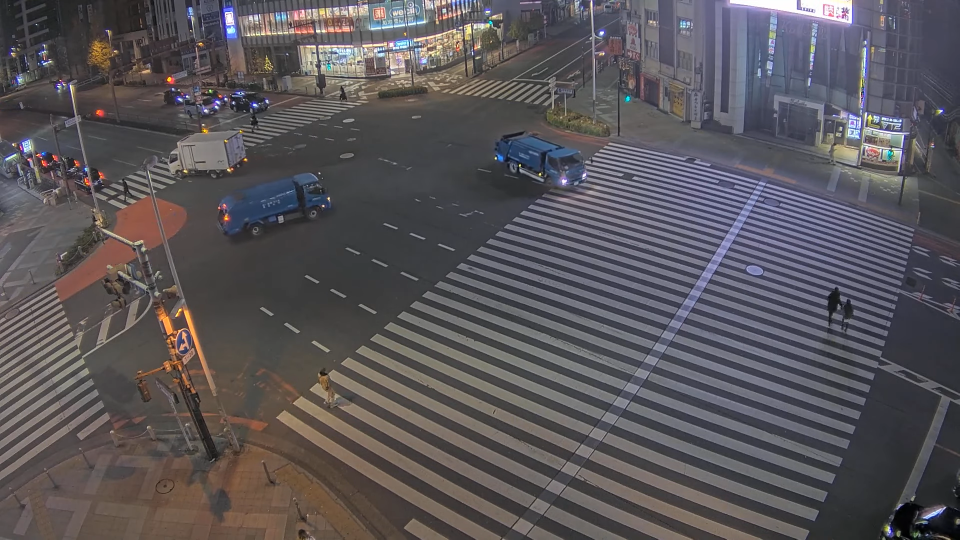
#> input picture geometry/tokyo.png, 1919 x 1079 px (shown at 1/2 size)
$ python warp3.py
#> lines starting #> are read from the running program, lines starting #| are printed output that depends on the picture; after the words box and inside, x2 and y2 are one past the last pixel; in counts of white or black regions, pixels touching at a corner belong together
#> the answer given: y
"""
Module for selecting points for homography computation.

Allows the user to interactively select 4 points on an image corresponding to a perfect square in the real world.

These points can then be used to compute a homography matrix for perspective transformations.
"""
#cv2.getPerspectiveTransform(src, dst) --> src and dst are arrays of four points each, where src are the points in the image and dst are the points in the real world (e.g., corners of a square).
#cv2.setMouseCallback(winname, onMouse, userdata=None) --> sets a mouse callback function for the specified window.
#def click_event(event, x, y, flags, param): --> to be passed to onMouse
#cv2.EVENT_LBUTTONDOWN	Left mouse button pressed
#cv2.EVENT_RBUTTONDOWN	Right mouse button pressed
#cv2.EVENT_MBUTTONDOWN	Middle mouse button pressed
#cv2.EVENT_LBUTTONUP	Left mouse button released
#cv2.EVENT_MOUSEMOVE	Mouse pointer moved over the window
#cv2.EVENT_LBUTTONDBLCLK	Left mouse button double-clicked
#cv2.namedWindow("Canvas")
#cv2.imshow("Canvas", img)

import os
import cv2
import numpy as np

# [167 lines left out: functions findCenterPoint, calculateDestinationPoints, selectHomographyPoints, computeHomographyMatrix, runHomography, auto_compute_homography_from_images, not called in this run]


def create_side_by_side(src_img, map_img):
    """Return a combined image with the source on the left and map on the right."""
    h1, w1 = src_img.shape[:2]
    h2, w2 = map_img.shape[:2]
    h = max(h1, h2)
    w = w1 + w2
    canvas = np.zeros((h, w, 3), dtype=np.uint8)
    canvas[:h1, :w1] = src_img
    canvas[:h2, w1:w1 + w2] = map_img
    return canvas, w1, w2


# [17 lines left out: function compute_homography_from_points, not called in this run]


def interactive_projection_test(src_img_path, map_img_path, homography=None, display_scale=1.2, manual_correspondences=False):
    """Show source and map side-by-side; clicking on source projects the point onto the map using the homography.

    If manual_correspondences is True the UI will collect matching point pairs (source then map) and compute a homography
    when you press 'c'. Use right-click to remove the last pair. Once computed the interface switches to projection mode.

    Left click: depends on mode
      - manual collection mode: click source (left), then click corresponding map point (right), repeat
      - projection mode: click source to project to map
    Keys:
      - 'c' compute homography from collected pairs (manual mode only)
      - 'u' undo last pair (manual mode only)
      - Right-click: clear all points (projection mode)
      - 'q' or ESC: quit
    """
#> called with src_img_path = 'geometry/tokyo.png', map_img_path = 'geometry/tokyoMap.png', display_scale = 1.2, manual_correspondences = True
    if not os.path.exists(src_img_path) or not os.path.exists(map_img_path):
        raise FileNotFoundError("Source image or map image not found for test.")

    src_bgr = cv2.imread(src_img_path)
#> src_bgr is the input picture: shape (1079, 1919, 3); mean B, G, R 89.5, 85.7, 89.7
    map_bgr = cv2.imread(map_img_path)
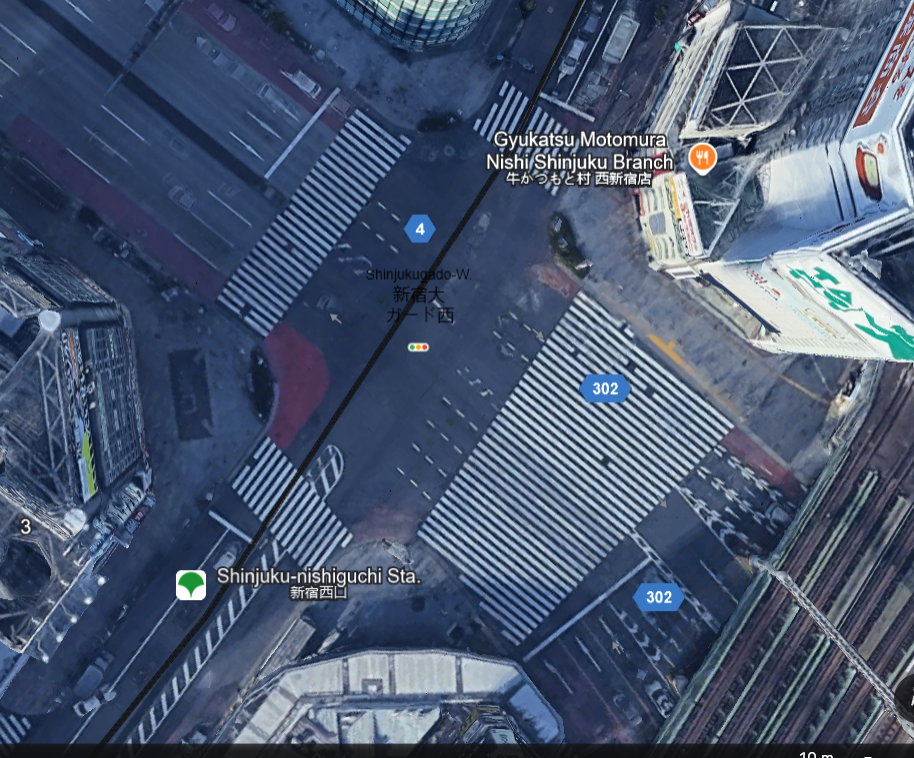
#> input picture geometry/tokyoMap.png, 914 x 758 px
#> map_bgr is the input picture: shape (758, 914, 3); mean B, G, R 112.5, 87.7, 73.5

    # Resize map to a sensible size if very large (but keep aspect ratio)
    max_dim = 1600
    def _resize_if_needed(img):
        h, w = img.shape[:2]
#> h = 1079; w = 1919
        scale = 1.0
        if max(h, w) > max_dim:
            scale = max_dim / max(h, w)
#> scale = 0.834
            img = cv2.resize(img, (int(w*scale), int(h*scale)))
        return img

    src_bgr = _resize_if_needed(src_bgr)
    map_bgr = _resize_if_needed(map_bgr)

    # Apply display scaling (can be >1.0 to make the test visuals larger)
    if display_scale != 1.0:
        src_display = cv2.resize(src_bgr, None, fx=display_scale, fy=display_scale, interpolation=cv2.INTER_LINEAR)
        map_display = cv2.resize(map_bgr, None, fx=display_scale, fy=display_scale, interpolation=cv2.INTER_LINEAR)
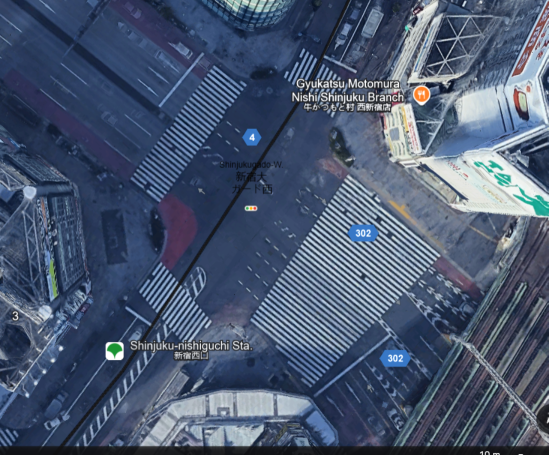
#> map_display: shape (910, 1097, 3) (shown at 1/2 size); mean B, G, R 112.3, 87.6, 73.3
    else:
        src_display = src_bgr
        map_display = map_bgr

    # create combined canvas from the display-sized images
    canvas, x_offset, _ = create_side_by_side(src_display, map_display)
#> in create_side_by_side, `canvas[:h1, :w1] = src_img`:
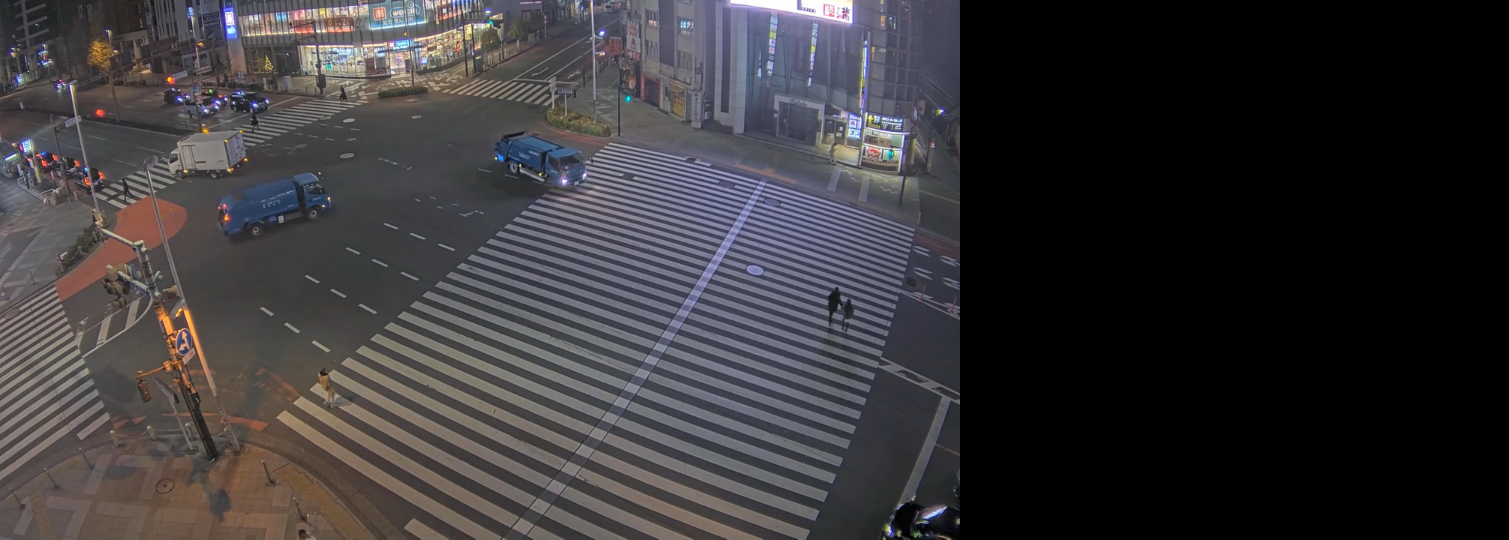
#> canvas: shape (1079, 3017, 3) (shown at 1/2 size); mean of channels 0, 1, 2 56.9, 54.4, 57; drawn as B, G, R
#> in create_side_by_side, `canvas[:h2, w1:w1 + w2] = map_img`:
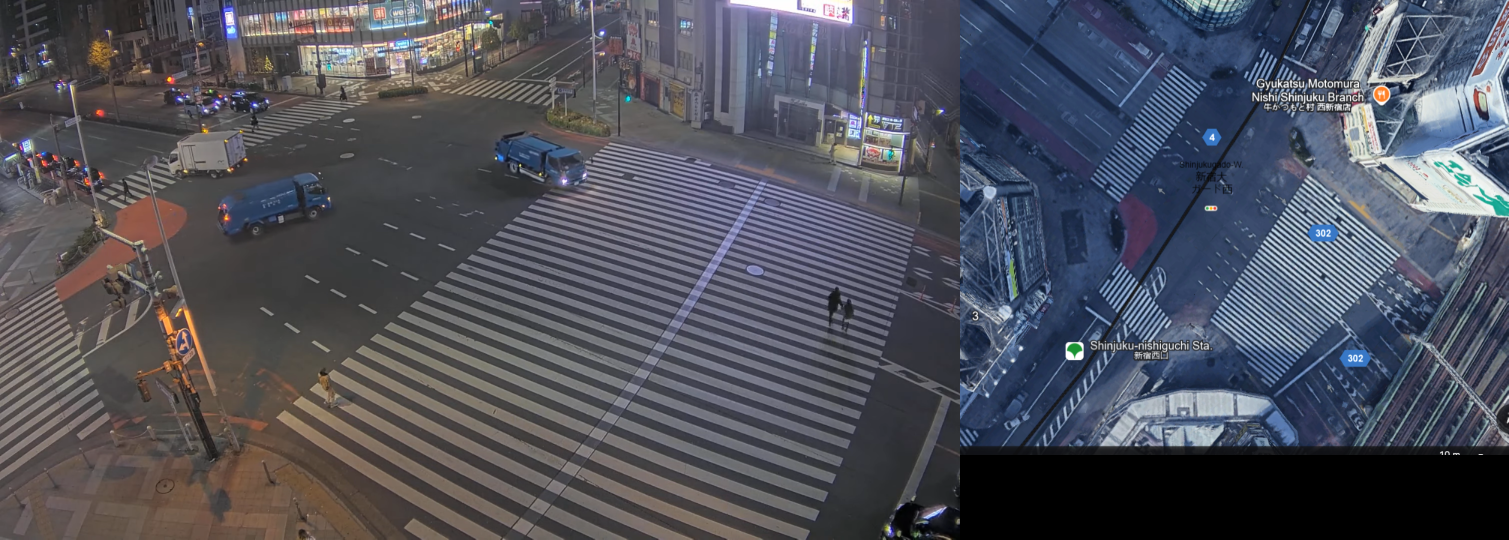
#> canvas: shape (1079, 3017, 3) (shown at 1/2 size); mean of channels 0, 1, 2 91.3, 81.3, 79.5; drawn as B, G, R
#> x_offset = 1920
    canvas_display = canvas.copy()
    src_w_display = x_offset
#> src_w_display = 1920

    # scaling factors to convert between display coordinates and original image coordinates
    src_scale = src_display.shape[1] / src_bgr.shape[1]
#> src_scale = 1.2
    map_scale = map_display.shape[1] / map_bgr.shape[1]
#> map_scale = 1.2

    # state for manual correspondence collection
    collecting = manual_correspondences
    expect = 'src'  # when collecting: expect 'src' then 'map'
    collected_src_orig = []
    collected_map_orig = []
    collected_pairs_display = []  # list of ((sx,sy),(mx_disp,my_disp)) for drawing

    # state for projection mode (points to draw)
    proj_src_display = []
    proj_map_display = []

    def draw(mode_text=None):
        nonlocal canvas_display
        canvas_display = canvas.copy()
        # header instructions
        header = mode_text if mode_text is not None else ("Manual mode: click source then map; 'c' compute; 'u' undo; 'q' quit" if collecting else "Projection mode: click source to project; right-click to clear; 'q' to quit")
        cv2.putText(canvas_display, header, (10, 25), cv2.FONT_HERSHEY_SIMPLEX, 0.6, (0,255,0), 2)
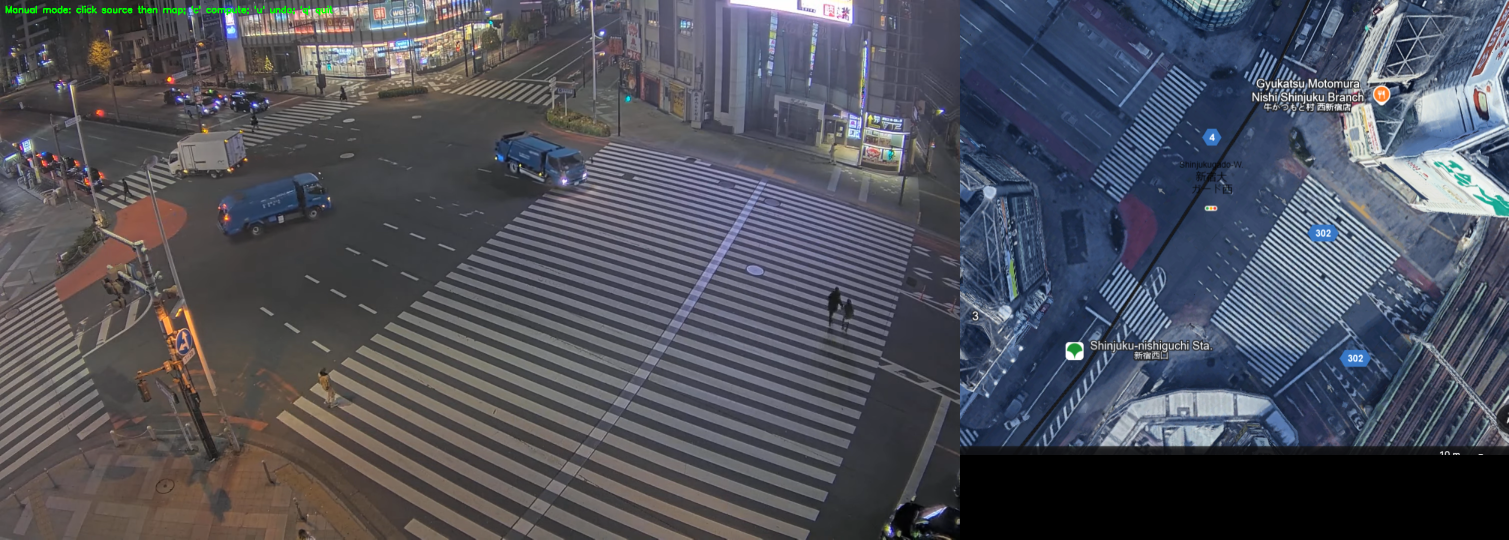
#> canvas_display: shape (1079, 3017, 3) (shown at 1/2 size); 0.12% of pixels changed, all inside (x1, y1, x2, y2) = (11, 11, 666, 31); drawn as B, G, R

        # Draw collected correspondences
        for idx, ((sx,sy),(mx_disp,my_disp)) in enumerate(collected_pairs_display):
            cv2.circle(canvas_display, (int(sx), int(sy)), 6, (0,255,0), -1)
            cv2.circle(canvas_display, (int(mx_disp), int(my_disp)), 6, (255,0,255), -1)
            # line between the two
            cv2.line(canvas_display, (int(sx), int(sy)), (int(mx_disp), int(my_disp)), (200,200,0), 1)
            cv2.putText(canvas_display, str(idx+1), (int(sx)+8, int(sy)+8), cv2.FONT_HERSHEY_SIMPLEX, 0.5, (0,255,0), 1)

        # Draw projected points (blue/red)
        for p in proj_src_display:
            cv2.circle(canvas_display, (int(p[0]), int(p[1])), 6, (0,0,255), -1)
        for p in proj_map_display:
            cv2.circle(canvas_display, (int(p[0]), int(p[1])), 6, (255,0,0), -1)

    # [79 lines left out: function on_mouse, not called in this run]

    draw()
    cv2.namedWindow("Projection Test", cv2.WINDOW_NORMAL)
    try:
        cw, ch = canvas.shape[1], canvas.shape[0]
#> cw = 3017; ch = 1079
        cv2.resizeWindow("Projection Test", int(cw * 1.05), int(ch * 1.05))
    except Exception:
        pass

    cv2.setMouseCallback("Projection Test", on_mouse)
    cv2.imshow("Projection Test", canvas_display)

    while True:
        key = cv2.waitKey(0) & 0xFF
#> (key q is pressed here)
        if key == ord('q') or key == 27:
            break
        if collecting:
            if key == ord('u'):
                # undo last pair
                if collected_src_orig and collected_map_orig:
                    collected_src_orig.pop()
                    collected_map_orig.pop()
                    collected_pairs_display.pop()
                    expect = 'src'
                    print("Undid last pair")
                    draw()
                    cv2.imshow("Projection Test", canvas_display)
            elif key == ord('c'):
                # compute homography from collected pairs
                try:
                    if len(collected_src_orig) < 4:
                        print(f"Need at least 4 correspondences to compute homography (have {len(collected_src_orig)})")
                        continue
                    H_new = compute_homography_from_points(collected_src_orig, collected_map_orig, debug=True)
                    homography = H_new
                    collecting = False
                    print("Computed homography from manual correspondences; switching to projection mode.")
                    draw()
                    cv2.imshow("Projection Test", canvas_display)
                except Exception as e:
                    print("Failed to compute homography:", e)
    cv2.destroyAllWindows()

if __name__ == "__main__":
    # Demo/test: attempt to run interactive test. If only source image exists, synthesize a simple top-down map.
    src_demo = os.path.join(os.path.dirname(__file__), "tokyo.png")
    map_demo = os.path.join(os.path.dirname(__file__), "tokyoMap.png")

    if not os.path.exists(src_demo):
        print("No demo source image found. Place 'tokyo.png' in the geometry folder to run the demo.")
    else:
        if not os.path.exists(map_demo):
            # create a synthetic top-down map by warping the source into a rectangle
            print("'tokyo_map.png' not found, creating a synthetic map from 'tokyo.png'...")
            src_img = cv2.imread(src_demo)
            h, w = src_img.shape[:2]
            # source corners
            src_corners = np.float32([[0,0],[w-1,0],[w-1,h-1],[0,h-1]])
            # destination corners create a slightly scaled rectangle (top-down like)
            dst_w, dst_h = int(w*0.8), int(h*0.6)
            dst_corners = np.float32([[50,50],[dst_w-50,50],[dst_w-50,dst_h-50],[50,dst_h-50]])
            H_syn = cv2.getPerspectiveTransform(src_corners, dst_corners)
            synthetic_map = cv2.warpPerspective(src_img, H_syn, (dst_w, dst_h))
            cv2.imwrite(map_demo, synthetic_map)
            print(f"Synthetic map written to {map_demo}")

        try:
            # Ask the user whether to manually select correspondences first
            ans = input("Run manual correspondence selection first? [y/N]: ").strip().lower()
            if ans in ('y', 'yes'):
                interactive_projection_test(src_demo, map_demo, homography=None, manual_correspondences=True)
            else:
                H = auto_compute_homography_from_images(src_demo, map_demo, debug=True)
                print("Homography (estimated):\n", H)
                interactive_projection_test(src_demo, map_demo, homography=H)
        except Exception as e:
            print("Demo failed:", e)
